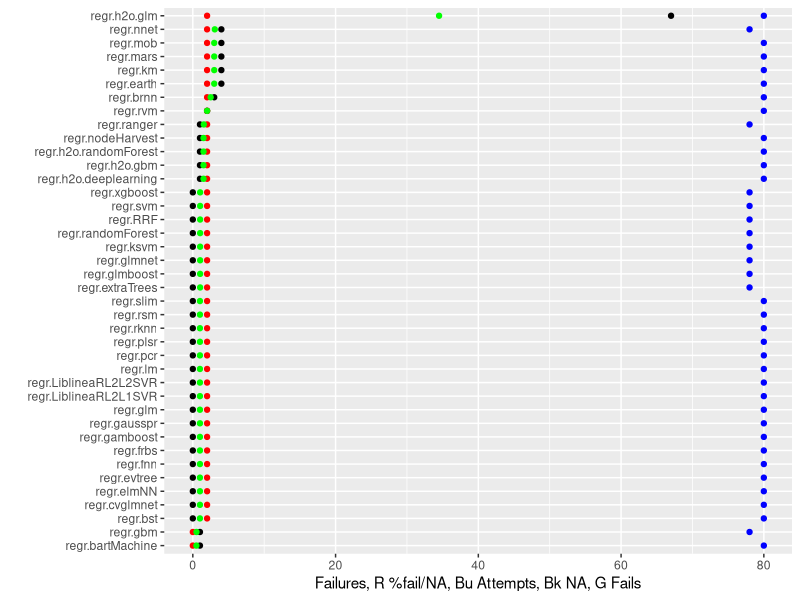
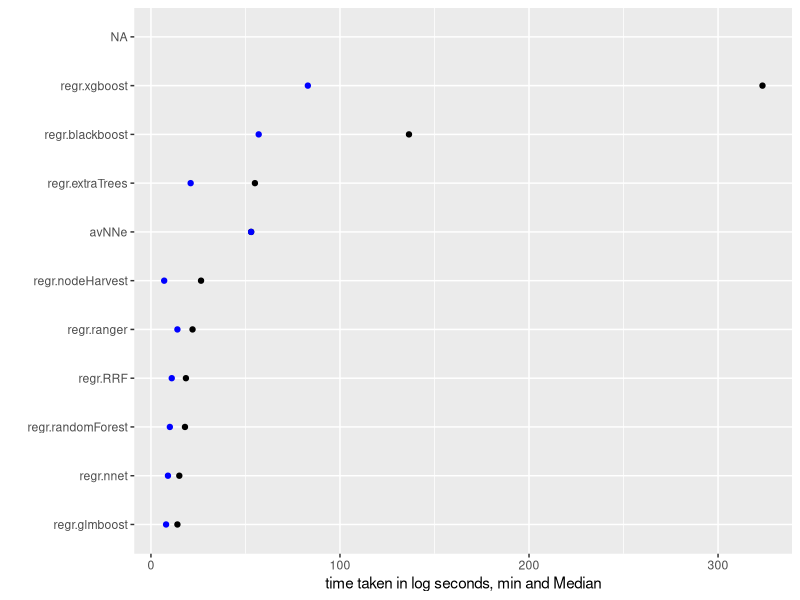
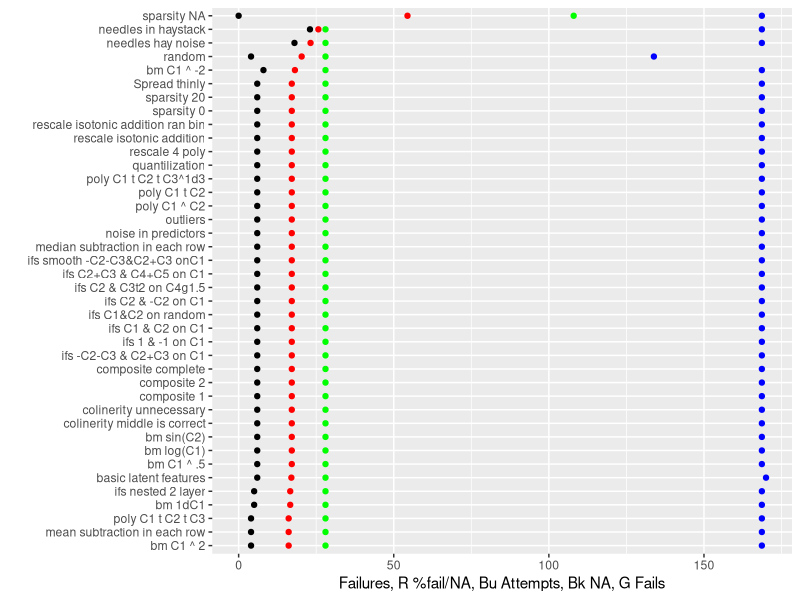
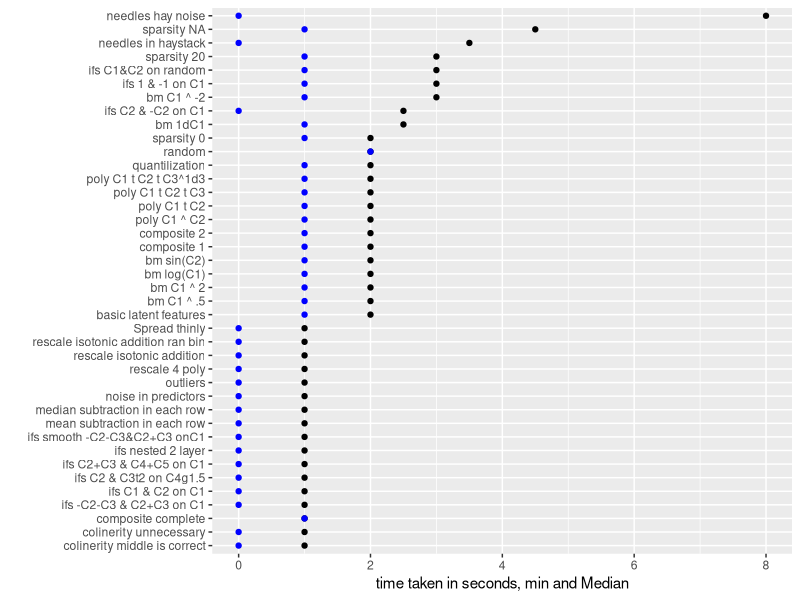
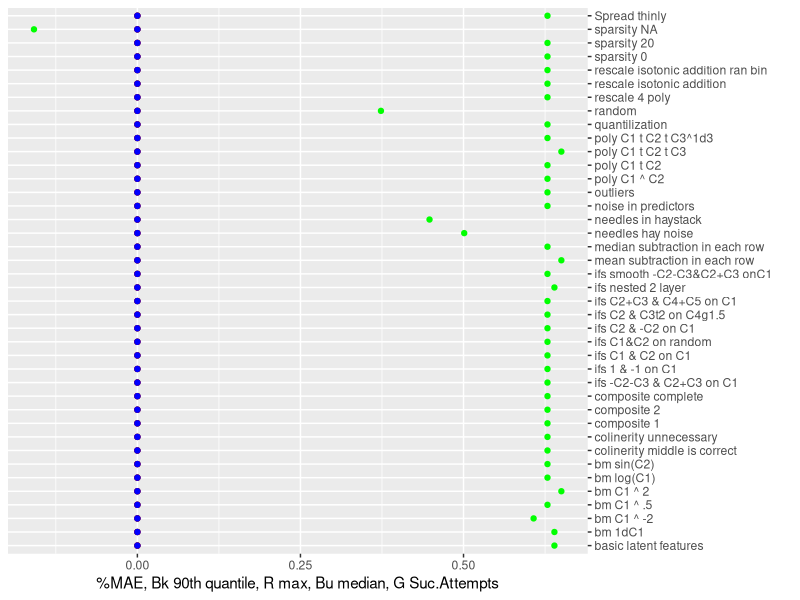
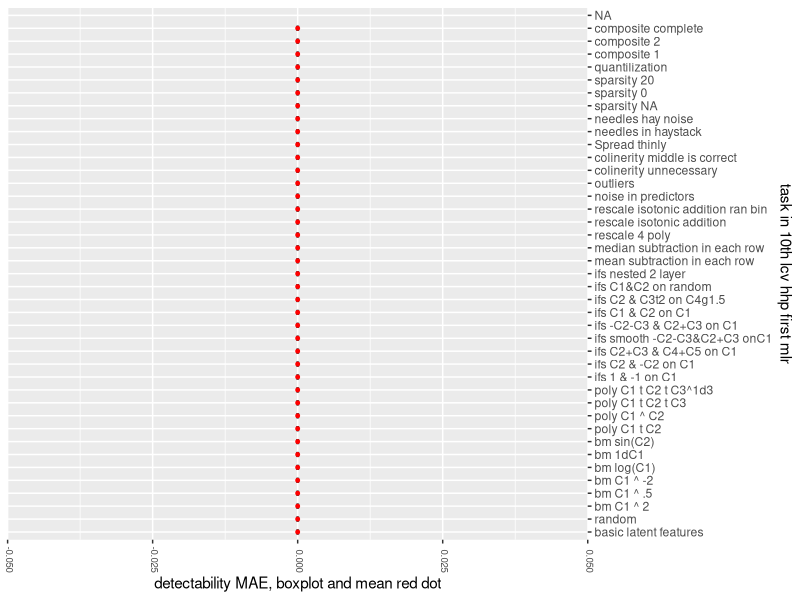
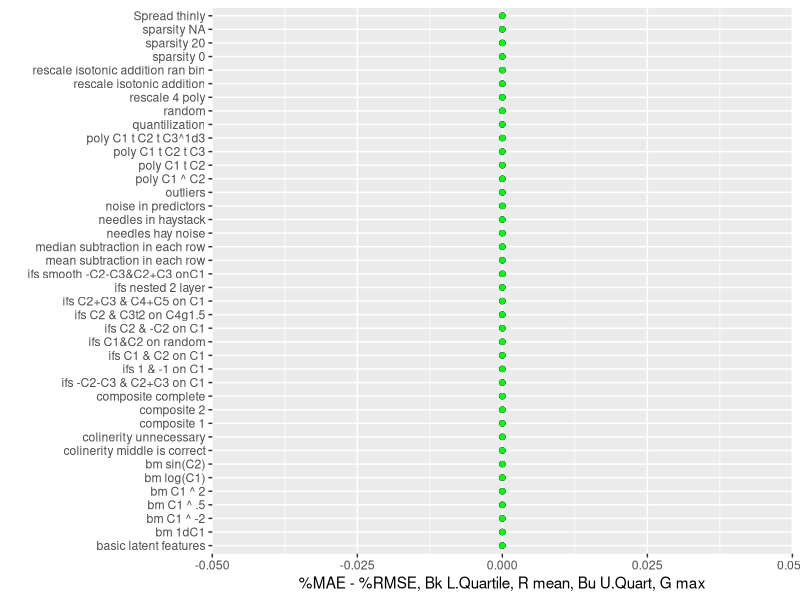
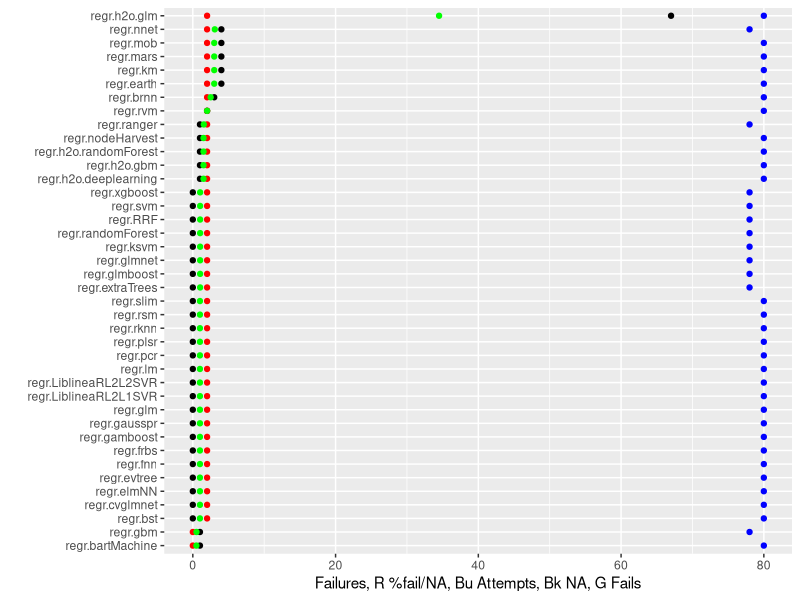

These charts were generated, in order, by the following R code: (Note: this script raises an error after producing the figures.)
#ggplot: how  label, print to file
exp.name<-"10th lcv hhp first mlr"
mainDir<-getwd()
subDir<-exp.name
expiramentresults<-read.csv("gen test out first mlr.csv", sep = ",",fill=TRUE, header = F,quote="",dec=".")
gene.expect<-matrix(data = NA, nrow = 100, ncol = 100, byrow = FALSE,
                    dimnames = NULL)#gene.expect<-read.csv("gens names.csv", sep = ",",fill=TRUE, header = F,quote="",dec=".")
dir.create(file.path(mainDir, subDir))
setwd(file.path(mainDir, subDir))


library(ggplot2)    
library(reshape2) 
#######percent failed######
fails.df<-data.frame()
countr=0
for(algo in unique(expiramentresults[,7]))
{
  countr=countr+1
  fails.df[countr,1]<-algo
  fails.df[countr,2]<-as.numeric(sum(expiramentresults[,7]==algo))
  fails.df[countr,3]<-as.numeric(sum((expiramentresults[,1]=="Fail")*(expiramentresults[,7]==algo), na.rm = T))
  fails.df[countr,4]<-as.numeric(sum((is.na(expiramentresults[,1]))*(expiramentresults[,7]==algo)))
  fails.df[countr,5]<-(as.numeric(fails.df[countr,4])+as.numeric(fails.df[countr,3]))/as.numeric(fails.df[countr,2])
}
iti <- order(fails.df[,5],-fails.df[,4])
fails.df<-rbind(fails.df)[iti,]
write.table(fails.df,
            file = paste(exp.name,"Fails.csv", sep = ""), append =F, quote = F, sep = ",",
            eol = "\n", na = "", dec = ".", row.names = F,
            col.names = F, qmethod = "double")
not.interesting<-(fails.df[,5]==1) + (fails.df[,5]<.001)
I.fails.df<-fails.df[!not.interesting,]
library(ggplot2)

z<-ggplot(I.fails.df, aes(y = I.fails.df[,4], x = reorder(I.fails.df[,1], I.fails.df[,5]))) + geom_point()+ coord_flip()
z+ geom_point(colour="red",aes(I.fails.df[,1] ,I.fails.df[,3]),na.rm = TRUE)+
  geom_point(colour="blue",aes(I.fails.df[,1] ,I.fails.df[,2]))+
  geom_point(colour="green",aes(I.fails.df[,1] ,(I.fails.df[,5]*.5*max(I.fails.df[,2]))))+
  ylab(paste("Failures, R %fail/NA, Bu Attempts, Bk NA, G Fails")) + xlab("")
ggsave(paste(exp.name,"Fails.png", sep = ""),plot = last_plot(),scale = 3)

#####time taken#####
time.df<-data.frame()
countr=0
for(algo in unique(expiramentresults[,7]))
{
  countr=countr+1
  only.algo<-(expiramentresults[,7]==algo)
  time.df[countr,1]<-algo
  time.df[countr,2]<-min(expiramentresults[only.algo,17],na.rm = T)
  time.df[countr,3]<-median(expiramentresults[only.algo,17],na.rm = T)
  time.df[countr,4]<-mean(expiramentresults[only.algo,17],na.rm = T)
  time.df[countr,5]<-max(expiramentresults[only.algo,17],na.rm = T)
}
iti <- order(time.df[,3],time.df[,4])
time.df<-rbind(time.df)[iti,]
write.table(time.df,
            file = paste(exp.name,"Time.csv", sep = ""), append =F, quote = F, sep = ",",
            eol = "\n", na = "", dec = ".", row.names = F,
            col.names = F, qmethod = "double")
not.interesting<-(time.df[,3]<10) 
I.time.df<-time.df[!not.interesting,]
time.df[,2]<-log(time.df[,2])
time.df[,3]<-log(time.df[,3])

z<-ggplot(I.time.df, aes(y = I.time.df[,3], x = reorder(I.time.df[,1], I.time.df[,3]))) + geom_point()+ coord_flip()
z+   geom_point(colour="blue",aes(I.time.df[,1] ,I.time.df[,2]))+
  ylab(paste("time taken in log seconds, min and Median")) + xlab("")


  #geom_point(colour="green",aes(I.time.df[,1] ,(I.time.df[,6]/max(I.time.df[,6]))))
  ggsave(paste(exp.name,"Time.png", sep = ""),plot = last_plot(),scale = 3)
  
#####success by task#### 
fails.df<-data.frame()
countr=0
for(algo in unique(expiramentresults[,10]))
{
  countr=countr+1
  fails.df[countr,1]<-algo
  fails.df[countr,2]<-as.numeric(sum(expiramentresults[,10]==algo))
  fails.df[countr,3]<-as.numeric(sum((expiramentresults[,1]=="Fail")*(expiramentresults[,10]==algo), na.rm = T))
  fails.df[countr,4]<-as.numeric(sum((is.na(expiramentresults[,1]))*(expiramentresults[,10]==algo)))
  fails.df[countr,5]<-(as.numeric(fails.df[countr,4])+as.numeric(fails.df[countr,3]))/as.numeric(fails.df[countr,2])
}
iti <- order(fails.df[,5],-fails.df[,4])
fails.df<-rbind(fails.df)[iti,]
write.table(fails.df,
            file = paste(exp.name,"FailsTask.csv", sep = ""), append =F, quote = F, sep = ",",
            eol = "\n", na = "", dec = ".", row.names = F,
            col.names = F, qmethod = "double")
not.interesting<-(fails.df[,5]==1) + (fails.df[,5]<.01)
I.fails.df<-fails.df#[!not.interesting,]


z<-ggplot(I.fails.df, aes(y = I.fails.df[,4], x = reorder(I.fails.df[,1], I.fails.df[,5]))) + geom_point()+ coord_flip()
z+ geom_point(colour="green",aes(I.fails.df[,1] ,I.fails.df[,3]),na.rm = TRUE)+
  geom_point(colour="blue",aes(I.fails.df[,1] ,I.fails.df[,2]*170/max(I.fails.df[,2])))+
  geom_point(colour="red",aes(I.fails.df[,1] ,(I.fails.df[,5]*.5*max(I.fails.df[,2]))))+
  ylab(paste("Failures, R %fail/NA, Bu Attempts, Bk NA, G Fails")) + xlab("")

ggsave(paste(exp.name,"FailTask.png", sep = ""),plot = last_plot(),scale = 3)

#####time taken by task#####
time.df<-data.frame()
countr=0
for(algo in unique(expiramentresults[,10]))
{
  countr=countr+1
  only.algo<-(expiramentresults[,10]==algo)
  time.df[countr,1]<-algo
  time.df[countr,2]<-min(expiramentresults[only.algo,17],na.rm = T)
  time.df[countr,3]<-median(expiramentresults[only.algo,17],na.rm = T)
  time.df[countr,4]<-mean(expiramentresults[only.algo,17],na.rm = T)
  time.df[countr,5]<-max(expiramentresults[only.algo,17],na.rm = T)
}
iti <- order(time.df[,3],time.df[,4])
time.df<-rbind(time.df)[iti,]
write.table(time.df,
            file = paste(exp.name,"TimeTask.csv", sep = ""), append =F, quote = F, sep = ",",
            eol = "\n", na = "", dec = ".", row.names = F,
            col.names = F, qmethod = "double")
not.interesting<-(time.df[,3]<40) 
I.time.df<-time.df#[!not.interesting,]

z<-ggplot(I.time.df, aes(y = I.time.df[,3], x = reorder(I.time.df[,1], I.time.df[,3]))) + geom_point()+ coord_flip()
z+   geom_point(colour="blue",aes(I.time.df[,1] ,I.time.df[,2]))+
  ylab(paste("time taken in seconds, min and Median")) + xlab("")
ggsave(paste(exp.name,"TimeTask.png", sep = ""),plot = last_plot(),scale = 3)

#geom_point(colour="red",aes(I.time.df[,1] ,I.time.df[,4]),na.rm = TRUE)
#+
#geom_point(colour="green",aes(I.time.df[,1] ,(I.time.df[,6]/max(I.time.df[,6]))))

######power to detect by task#####
exp.res.noF<-expiramentresults[,1]
exp.res.noF<-as.numeric(levels(exp.res.noF))[exp.res.noF]
exp.res.noF[is.na(exp.res.noF)]<-0
exp.res.noF[exp.res.noF<0]<-0
power.df<-data.frame()
countr=0
for(algo in unique(expiramentresults[,10]))
{
  countr=countr+1
  only.algo<-as.logical((expiramentresults[,10]==algo)*(expiramentresults[,1]!="Fail"))
  only.algo[is.na(only.algo)]<-F
  if(sum(only.algo, na.rm=T)<1) {
    countr=countr-1    
    next()}
  power.df[countr,1]<-algo
  power.df[countr,2]<-min(exp.res.noF[only.algo],na.rm = T)
  power.df[countr,3]<-median(exp.res.noF[only.algo],na.rm = T)
  power.df[countr,4]<-round(mean(exp.res.noF[only.algo],na.rm = T),digits = 3)
  power.df[countr,5]<-max(exp.res.noF[only.algo],na.rm = T)
  power.df[countr,6]<-sum(only.algo, na.rm=T)
  power.df[countr,7]<-round(quantile(exp.res.noF[only.algo], probs = .90, na.rm =T),digits = 3)
  power.df[countr,8]<-round(quantile(exp.res.noF[only.algo], probs = .75, na.rm =T),digits = 3)
  
}

iti <- order(power.df[,5],power.df[,7])
power.df<-rbind(power.df)[iti,]
write.table(power.df,
            file = paste(exp.name,"PowerTask.csv", sep = ""), append =F, quote = F, sep = ",",
            eol = "\n", na = "", dec = ".", row.names = F,
            col.names = F, qmethod = "double")
#power.df<-data.frame(power.df, row.names = 1:length(power.df[,1]))
not.interesting<-(power.df[,6]<10)+ is.na(power.df[,6]) 
I.power.df<-power.df[!not.interesting,]

z<-ggplot(I.power.df, aes(y = I.power.df[,7], x = reorder(I.power.df[,1], I.power.df[,5]))) + geom_point()+ coord_flip()
z+ geom_point(colour="red",aes(I.power.df[,1] ,I.power.df[,5]),na.rm = TRUE)+scale_x_discrete(position = "top")+
  geom_point(colour="blue",aes(I.power.df[,1] ,I.power.df[,3]))+
  #geom_point(colour="purple",aes(I.power.df[,1] ,I.power.df[,3]))+
  geom_point(colour="green",aes(I.power.df[,1] ,(I.power.df[,6]/max(I.power.df[,6])-.35)))+
  ylab(paste("%MAE, Bk 90th quantile, R max, Bu median, G Suc.Attempts")) + xlab("")
ggsave(paste(exp.name,"PowerTask.png", sep = ""),plot = last_plot(),scale = 3)

ttdd<-data.frame()
ttdz<-data.frame()
iti <- order(power.df[,4],power.df[,3])
power.df<-rbind(power.df)[iti,]
orderedlevels<-factor(expiramentresults[,10], power.df[,1],  ordered = T)
ttdz<-data.frame(exp.res.noF,orderedlevels)
ttdd<-ttdz[expiramentresults[,1]!="Fail",]

p <- ggplot(as.data.frame(ttdd), aes(x=melt(ttdd)[,1],y=melt(ttdd)[,3]))
p  +geom_boxplot(width=0.4) + stat_summary(fun.y = "mean", colour = "red", size = 1, geom = "point")+
  theme(axis.text.x=element_text(size=7, angle=270,hjust=0.95,vjust=0.2))+scale_x_discrete(position = "top")+
  xlab(paste("task in",exp.name)) + ylab("detectability MAE, boxplot and mean red dot") + coord_flip()

ggsave(paste(exp.name,"PowerTaskMean.png", sep = ""),plot = last_plot(),scale = 3)
#some algos are better at some category of tasks and missing them could affect statistic metric index
########difference between %MAE & %RMSE by task####
exp.res.noF<-expiramentresults[,1]
exp.res.noF<-as.numeric(levels(exp.res.noF))[exp.res.noF]
exp.res.noF[is.na(exp.res.noF)]<-0

exp.res.noF2<-expiramentresults[,2]
exp.res.noF2<-as.numeric(levels(exp.res.noF2))[exp.res.noF2]
exp.res.noF2[is.na(exp.res.noF2)]<-0
Results.Defactor<-data.frame(exp.res.noF,exp.res.noF2,expiramentresults[,3:length(expiramentresults[1,])])

exp.res.noFZ<-exp.res.noF;exp.res.noFZ2<-exp.res.noF2
for(countr in 1:length(exp.res.noFZ))
{if(exp.res.noFZ[countr]<0) exp.res.noFZ[countr]<-0
  if(exp.res.noFZ2[countr]<0) exp.res.noFZ2[countr]<-0 }
res.diff<-round((exp.res.noFZ-exp.res.noFZ2),digits = 3)
rel.res.diff<-(round((exp.res.noFZ-exp.res.noFZ2)/(exp.res.noFZ+exp.res.noFZ2),digits = 3))
rel.res.diff[is.na(rel.res.diff)]<-0

diff.df<-data.frame()
countr=0
for(algo in unique(Results.Defactor[,10]))
{
  countr=countr+1
  only.algo<-as.logical((Results.Defactor[,10]==algo)*(expiramentresults[,1]!="Fail"))
  only.algo[is.na(only.algo)]<-F
  if(sum(only.algo, na.rm=T)<1) {
    countr=countr-1    
    next()}
  diff.df[countr,1]<-algo
  diff.df[countr,2]<-sum(only.algo, na.rm=T)  
  fivenumber<-round(fivenum(res.diff[only.algo],na.rm = T),digits = 3)
  diff.df[countr,3]<-(fivenumber[1]);diff.df[countr,4]<-(fivenumber[2])
  diff.df[countr,5]<-(fivenumber[3]);diff.df[countr,6]<-(fivenumber[4]);diff.df[countr,7]<-(fivenumber[5])
  diff.df[countr,8]<-round(mean(res.diff[only.algo],na.rm = T),digits = 3)
  fivenumber<-round(fivenum(rel.res.diff[only.algo],na.rm = T),digits = 3)
  diff.df[countr,9]<-(fivenumber[1]);diff.df[countr,10]<-(fivenumber[2])
  diff.df[countr,11]<-(fivenumber[3]);diff.df[countr,12]<-(fivenumber[4]);diff.df[countr,13]<-(fivenumber[5])
  diff.df[countr,14]<-round(mean(rel.res.diff[only.algo],na.rm = T),digits = 3)
}

iti <- order(diff.df[,5],diff.df[,11])
diff.df<-rbind(diff.df)[iti,]
write.table(diff.df,
            file = paste(exp.name,"DiffTask.csv", sep = ""), append =F, quote = F, sep = ",",
            eol = "\n", na = "", dec = ".", row.names = F,
            col.names = F, qmethod = "double")
#diff.df<-data.frame(diff.df, row.names = 1:length(diff.df[,1]))
not.interesting<-(diff.df[,6]<10)+ is.na(diff.df[,6]) 
I.diff.df<-diff.df#[!not.interesting,]

z<-ggplot(I.diff.df, aes(y = I.diff.df[,4], x = reorder(I.diff.df[,1], I.diff.df[,8]))) + geom_point()+ coord_flip()
z+ geom_point(colour="red",aes(I.diff.df[,1] ,I.diff.df[,8]),na.rm = TRUE)+
  geom_point(colour="blue",aes(I.diff.df[,1] ,I.diff.df[,6]))+
  geom_point(colour="green",aes(I.diff.df[,1] ,(I.diff.df[,7])))+
  ylab(paste("%MAE - %RMSE, Bk L.Quartile, R mean, Bu U.Quart, G max")) + xlab("")
ggsave(paste(exp.name,"DiffTask.png", sep = ""),plot = last_plot(),scale = 3)

#########acceptable minimum ######
acceptablePloss<-.05
lowestFindScore<-.01
acceptAlgo.df<-data.frame()
acceptAlgo.df[1,1]<-NA
acceptAlgo.df[,c(1:400)]<-NA
acceptAlgo.Rdf<-data.frame()
acceptAlgo.Rdf[1,1]<-NA
acceptAlgo.Rdf[,c(1:400)]<-NA
countr=0
for(algo in unique(expiramentresults[,10]))
{
  countr=countr+1
  only.algo<-as.logical((expiramentresults[,10]==algo)*(expiramentresults[,1]!="Fail"))
  only.algo[is.na(only.algo)]<-F
  if(sum(only.algo, na.rm=T)<1) {
    countr=countr-1    
    next()}
  taskSeek=(power.df[,1]==algo)
  if(power.df[taskSeek,5]<lowestFindScore) {countr=countr-1 ; next()}
  minAccept<-power.df[taskSeek,5]*(1-acceptablePloss)
  acceptAlgo.df[countr,1]<-algo
  acceptAlgo<-as.logical((exp.res.noF>minAccept)*only.algo)
  acceptAlgo.df[countr,2]<-sum(acceptAlgo)
  acceptAlgo.df[countr,3]<-power.df[taskSeek,5]
  acceptAlgo.df[countr,4:(sum(acceptAlgo)+3)]<-as.character(expiramentresults[acceptAlgo,7])
  acceptAlgo.Rdf[countr,4:(sum(acceptAlgo)+3)]<-as.numeric(as.character(expiramentresults[acceptAlgo,1]))
 }

for(countr in 1:length(acceptAlgo.df[,3]))
{
  iti <- order(as.numeric(acceptAlgo.Rdf[countr,4:(acceptAlgo.df[countr,2]+3)]), decreasing = T)
  acceptAlgo.df[countr,4:(acceptAlgo.df[countr,2]+3)]<-(acceptAlgo.df[countr,4:(acceptAlgo.df[countr,2]+3)])[iti]
}

iti <- order(acceptAlgo.df[,3],acceptAlgo.df[,2])
#acceptAlgo.df<-rbind(acceptAlgo.df)[iti,]
gene.expect[,3]<-1#,gene.expect[length(acceptAlgo.df[,1]),3]
out<-data.frame(acceptAlgo.df[,1:2],acceptAlgo.df[,3:length(acceptAlgo.df[1,])])
write.table(out,
            file = paste(exp.name,acceptablePloss,"MinNecessary.csv", sep = ""), append =F, quote = F, sep = ",",
            eol = "\n", na = "", dec = ".", row.names = F,
            col.names = F, qmethod = "double")




######power to detect#####
exp.res.noF<-expiramentresults[,1]
exp.res.noF<-as.numeric(levels(exp.res.noF))[exp.res.noF]
exp.res.noF[is.na(exp.res.noF)]<-0
exp.res.noF[exp.res.noF<0]<-0

algPower.df<-data.frame()
countr=0
for(algo in unique(expiramentresults[,7]))
{
  countr=countr+1
  only.algo<-as.logical((expiramentresults[,7]==algo)*(expiramentresults[,1]!="Fail"))
  only.algo[is.na(only.algo)]<-F
  if(sum(only.algo, na.rm=T)<1) {
    countr=countr-1    
    next()}
  algPower.df[countr,1]<-algo
  algPower.df[countr,2]<-round(mean(exp.res.noF[only.algo],na.rm = T),digits = 3)

}

algo.max<-vector()
for(countr in 1:length(exp.res.noF)){
  for(task in 1:length(power.df[,1])){
    if(power.df[task,1]==expiramentresults[countr,10]){
      algo.max[countr]<-power.df[task,5]}}}

algo.max[algo.max<.2]<-.2
exp.res.noF<-exp.res.noF/algo.max
#exp.res.noF<-exp.res.noF+1-algo.max

#algPower.df<-data.frame()
countr=0
for(algo in unique(expiramentresults[,7]))
{
  countr=countr+1
  only.algo<-as.logical((expiramentresults[,7]==algo)*(expiramentresults[,1]!="Fail"))
  only.algo[is.na(only.algo)]<-F
  if(sum(only.algo, na.rm=T)<1) {
    countr=countr-1    
    next()}
  #algPower.df[countr,1]<-algo
  algPower.df[countr,3]<-min(exp.res.noF[only.algo],na.rm = T)
  algPower.df[countr,4]<-median(exp.res.noF[only.algo],na.rm = T)
  #algPower.df[countr,4]<-round(mean(exp.res.noF[only.algo],na.rm = T),digits = 3)
  algPower.df[countr,5]<-max(exp.res.noF[only.algo],na.rm = T)
  algPower.df[countr,6]<-sum(only.algo, na.rm=T)
  algPower.df[countr,7]<-round(quantile(exp.res.noF[only.algo], probs = c(.7), na.rm =T),digits = 3)
  algPower.df[countr,8]<-round(quantile(exp.res.noF[only.algo], probs = c(.8), na.rm =T),digits = 3)
  algPower.df[countr,9]<-round(quantile(exp.res.noF[only.algo], probs = c(.9), na.rm =T),digits = 3)
}

iti <- order(algPower.df[,4],algPower.df[,8])
algPower.df<-rbind(algPower.df)[iti,]
write.table(algPower.df,
            file = paste(exp.name,"Power.csv", sep = ""), append =F, quote = F, sep = ",",
            eol = "\n", na = "", dec = ".", row.names = F,
            col.names = F, qmethod = "double")
#algPower.df<-data.frame(algPower.df, row.names = 1:length(algPower.df[,1]))
not.interesting<-(algPower.df[,6]<20)+(algPower.df[,4]<.2)+ is.na(algPower.df[,6]) 
I.power.df<-algPower.df[!not.interesting,]

z<-ggplot(I.power.df, aes(y = I.power.df[,2], x = reorder(I.power.df[,1], I.power.df[,2]))) + 
  geom_point()+#+##+coord_flip()
  theme(axis.text.x=element_text(size=7, angle=270,hjust=0.95,vjust=0.2))+scale_x_discrete(position = "top")
z+ geom_point(colour="red",aes(I.power.df[,1] ,I.power.df[,8]),na.rm = TRUE)+
  geom_point(colour="blue",aes(I.power.df[,1] ,I.power.df[,5]))+
  xlab("") + ylab("%MAE, ord. by mean, G Succ.Attempts, Bk mean, Bu P R Max 90 80 quant of max for task") +
  geom_point(colour="purple",aes(I.power.df[,1] ,I.power.df[,9]))+
  geom_point(colour="green",aes(I.power.df[,1] ,(I.power.df[,6]/max(I.power.df[,6])-.45)))
ggsave(paste(exp.name,"Power.png", sep = ""),plot = last_plot(),scale = 3)

#some tasks are harder and thus improvement in them should count for more
#that affects the black mean but not red-blue bc 1-0 is % of max score on that task
#some algos are better at some category of tasks and these tasks are overepresented
#that affects the black mean but less red-blue bc as only method's best 20% matter
z<-ggplot(I.power.df, aes(y = I.power.df[,2], x = reorder(I.power.df[,1], I.power.df[,8]))) + 
  geom_point()+#+##+coord_flip()
  theme(axis.text.x=element_text(size=7, angle=270,hjust=0.95,vjust=0.2))+scale_x_discrete(position = "top")
z+ geom_point(colour="red",aes(I.power.df[,1] ,I.power.df[,8]),na.rm = TRUE)+
  geom_point(colour="blue",aes(I.power.df[,1] ,I.power.df[,5]))+
  xlab("") + ylab("%MAE, ord. by 80%, G Succ.Attempts, Bk mean, Bu P R Max 90 80 quant of max for task") +
  geom_point(colour="purple",aes(I.power.df[,1] ,I.power.df[,9]))+
  geom_point(colour="green",aes(I.power.df[,1] ,(I.power.df[,6]/max(I.power.df[,6])-.45)))
ggsave(paste(exp.name,"PowerReorder.png", sep = ""),plot = last_plot(),scale = 3)
z<-ggplot(I.power.df, aes(y = I.power.df[,2], x = reorder(I.power.df[,1], I.power.df[,9]))) + 
  geom_point()+#+##+coord_flip()
  theme(axis.text.x=element_text(size=7, angle=270,hjust=0.95,vjust=0.2))+scale_x_discrete(position = "top")
z+ geom_point(colour="red",aes(I.power.df[,1] ,I.power.df[,8]),na.rm = TRUE)+
  geom_point(colour="blue",aes(I.power.df[,1] ,I.power.df[,5]))+
  xlab("") + ylab("%MAE, ord. by 90%, G Succ.Attempts, Bk mean, Bu P R Max 90 80 quant of max for task") +
  geom_point(colour="purple",aes(I.power.df[,1] ,I.power.df[,9]))+
  geom_point(colour="green",aes(I.power.df[,1] ,(I.power.df[,6]/max(I.power.df[,6])-.45)))
ggsave(paste(exp.name,"PowerReorder2.png", sep = ""),plot = last_plot(),scale = 3)
################end#######
setwd(file.path(mainDir))
